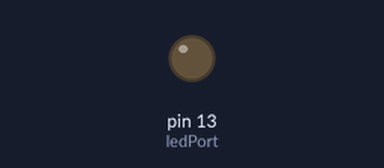
Bench run of a sketch on a simulated Arduino Uno, built with avr-gcc and run on an emulated ATmega328P. Shown: output pins drawn as LEDs (lit = HIGH). What the sketch prints to the serial monitor is not drawn.

Above: at 0.2 s.
Timing chart, 0 to 7.3 s (numbered marks = the images above):
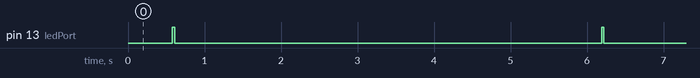

Measured:
- by itself, pin 13 (ledPort): alternates HIGH for 0.03 s and LOW for 5.6 s

The sketch:

send_lacrosse.ino
```cpp
#include <RCSwitch.h>

RCSwitch mySwitch = RCSwitch();
byte ledPort = 13; // digital pin for LED
byte nibbles[10]; // array to hold the nibbles
char encodedString[41]; // allow additional byte for null terminator

float testTemperature = -20.0;

void setup()
{

  Serial.begin(9600);
  pinMode(ledPort, OUTPUT);

  // Transmitter is connected to Arduino Pin #10
  mySwitch.enableTransmit(10);

  // set protocol one
  mySwitch.setProtocol(1);

  // set pulse length.
  mySwitch.setPulseLength(500);

  // Optional set number of transmission repetitions.
  mySwitch.setRepeatTransmit(3);
}

void loop()
{
  // I'm not really sure what the Sensor Address values are supposed to represent
  // Possibly a house code and a channel, although they just resolve to an integer

  buildNibbles(1, 2, testTemperature);
  zeroString(encodedString, 40); // set all the bits to zero
  buildPayload(encodedString);

  Serial.print("Sending TX3 temperature : ");
  Serial.println(testTemperature);
  Serial.print(" Encoded: ");
  Serial.println(encodedString);
  notString(encodedString, 40);
  Serial.print("Inverted: ");
  Serial.println(encodedString);
  rightShiftString(encodedString, 40);
  Serial.print(" Shifted: ");
  Serial.println(encodedString);

  mySwitch.send(encodedString);

  testTemperature += 1.3; // just some arbitrary incrementer for testing

  if(testTemperature > 50)
   testTemperature = -20.0;

  blinkLed();
  delay(5000);
}

void buildNibbles(byte addressA, byte addressB, float temperature)
{
  //nibble 0 : Always 0xA
  //nibble 1 : 0 for temperature
  //nibble 2 & 3 : Sensor address - probably House and Channel codes
  //nibble 4 & 5 : Unused (we can use these to ensure parity nibble is odd)
  //nibble 6 : Encoded temperature units
  //nibble 7 : Encoded temperature hundreds
  //nibble 8 : Encoded temperature tens (note the strange order)
  //nibble 9 : Checksum (sum of all nibbles)

  unsigned int convertedTemp = (temperature + 50) * 10;
  unsigned int tempHundreds = convertedTemp / 100;
  unsigned int tempTens = (convertedTemp % 100) / 10;
  unsigned int tempUnits = convertedTemp % 10;
  nibbles[0] = 0xA;
  nibbles[1] = 0x0;
  nibbles[2] = 0x3;
  nibbles[3] = 0x1;
  nibbles[4] = 0x0;
  nibbles[5] = 0x0;
  nibbles[6] = tempUnits & 0xF;
  nibbles[7] = tempHundreds & 0xF;
  nibbles[8] = tempTens & 0xF;
  nibbles[9] = 0x0;

  buildParity();
}

void buildParity()
{
  // due to a quirk in the way the RF bits are received, the last bit will always be one
  // so we need to ensure that the checksum nibble always ends in one by setting one of the
  // unused nibbles to be one.
  byte  checksum = 0;

  for(int i = 0; i < 9; i++)
    checksum += nibbles[i];

  if((checksum & 1) != 1)
  {
    Serial.println("parity adjusted");
    checksum += 1;
    nibbles[4] = 1;
  }
  nibbles[9] = checksum & 0xF;
}

void buildPayload(char *s)
{
  for(int i = 0; i < 10; i++)
    insertNibble(&s[i * 4], nibbles[i]);
}

void zeroString(char *s, unsigned int l)
{
  for(int i = 0; i < l; i++)
    s[i] = '0';
  s[l] = '\0'; // null terminate string
}

void insertNibble(char *s, byte n)
{
  for(int i = 3; i >= 0; i--)
  {
    s[i] = ((n & 1) > 0) ? '1' : '0';
    n = n >> 1;
  }
}

void notString(char *s, unsigned int l)
{
  for(int i = 0; i < l; i++)
    s[i] = (s[i] == '0') ? '1' : '0';
}

void rightShiftString(char *s, unsigned int l)
{
  for(int i = l-1; i > 0; i--)
    s[i] = s[i-1];

  s[0] = '0'; // fill left bit with a zero
}

void blinkLed()
{
  // blink the led
  digitalWrite(ledPort, HIGH);
  delay(30);
  digitalWrite(ledPort, LOW);
}
```
